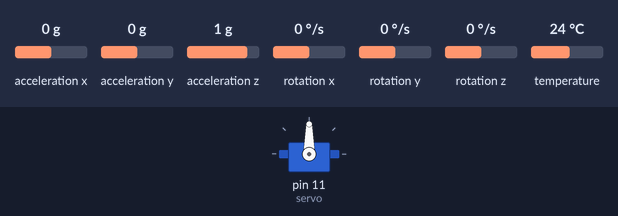
Bench run of a sketch on a simulated Arduino Uno, built with avr-gcc and run on an emulated ATmega328P. Shown: servo. The inputs (shaded band) are chosen by the test bench; at power-on: acceleration y 0 g, acceleration x 0 g, acceleration z 1 g, rotation x 0 °/s, rotation y 0 °/s, rotation z 0 °/s, temperature 24 °C. What the sketch prints to the serial monitor is not drawn.

Above: at 1.3 s.
1.4 s: acceleration y set to -1.4 g
At 2.6 s:
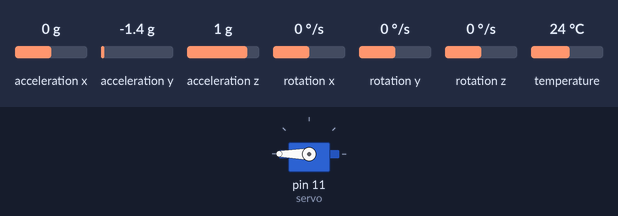
2.9 s: acceleration y set to -0.8 g
At 3.7 s:
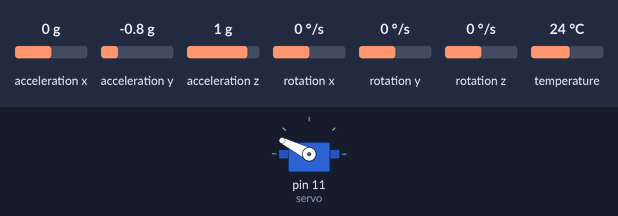
4.4 s: acceleration y set to 0.8 g
At 4.8 s:
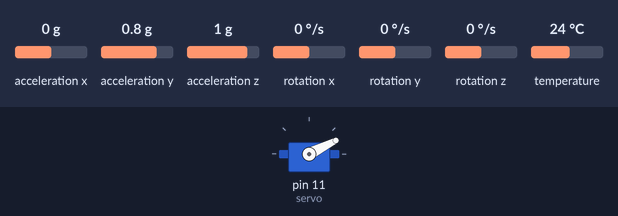
5.9 s: acceleration y set to 1.4 g
At 7.1 s:
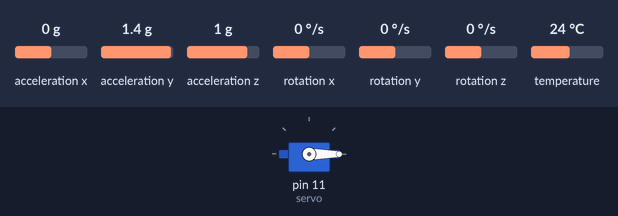
7.4 s: acceleration y set to 0 g
At 8.3 s:
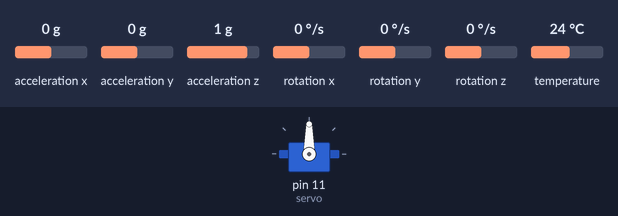
Timing chart, 0 to 9.9 s (numbered marks = the images above; inputs shaded):
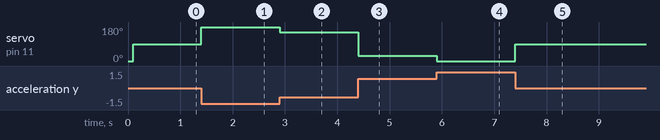

Measured:
- after the input at 1.4 s, servo on pin 11 (servo): 90° → 180° at once
- after the input at 2.9 s, servo on pin 11 (servo): 180° → 153° at once
- after the input at 4.4 s, servo on pin 11 (servo): 153° → 27° at once
- after the input at 5.9 s, servo on pin 11 (servo): 27° → 0° at once
- after the input at 7.4 s, servo on pin 11 (servo): 0° → 90° at once

The sketch:

servompu.ino
```cpp
#include <MPU6050.h>
#include <Adafruit_MPU6050.h>
#include <Adafruit_Sensor.h>
#include <Wire.h>
#include <Servo.h>

Servo servo;
Adafruit_MPU6050 srituhobby;

void setup(void) {
  Serial.begin(115200);
  servo.attach(11);
  Wire.begin();
  srituhobby.begin();
  servo.write(0);

  srituhobby.setAccelerometerRange(MPU6050_RANGE_8_G);
  srituhobby.setGyroRange(MPU6050_RANGE_500_DEG);
  srituhobby.setFilterBandwidth(MPU6050_BAND_21_HZ);

  delay(100);
}

void loop() {


  sensors_event_t a, g, temp;
  srituhobby.getEvent(&a, &g, &temp);

  int value = a.acceleration.y;

  value = map(value, -10, 10, 180,0);
  servo.write(value);
  Serial.println(value);


}
```
